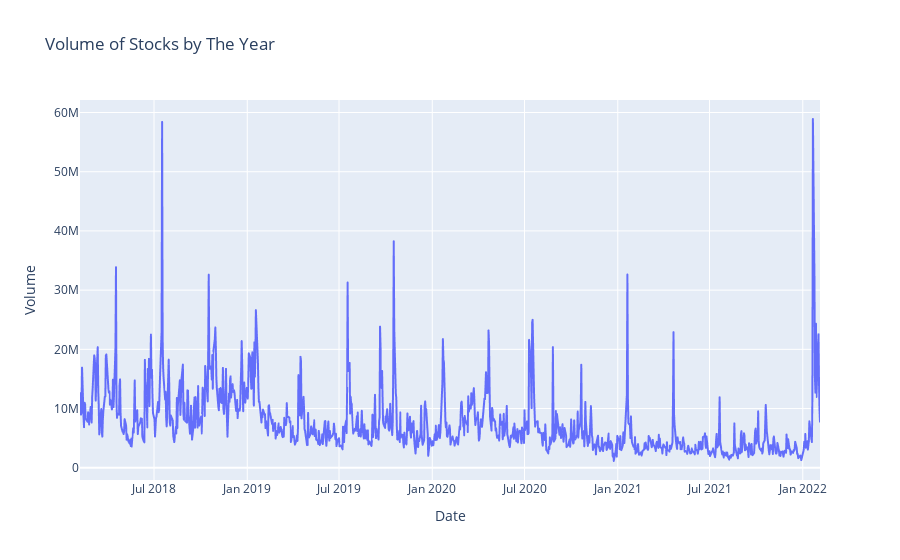

The notebook cell this image was saved under:
### Code cell
#cloning the upper data into diff visual library
fig=px.line(data_frame=NFLX,x=NFLX.index,y='Volume',title='Volume of Stocks by The Year')
fig.show()

### Figure 1 — Plotly figure (JSON) as saved in the notebook; plotly's stock layout.template omitted (floating-point values rounded to 4 significant figures; data arrays with more than 128 entries replaced by an {"elided": "..."} marker saying what was removed)
{"data": [{"hovertemplate": "Date=%{x}<br>Volume=%{y}<extra></extra>", "legendgroup": "", "line": {"color": "#636efa", "dash": "solid"}, "marker": {"symbol": "circle"}, "mode": "lines", "name": "", "showlegend": false, "type": "scattergl", "x": {"elided": "1009 str values"}, "xaxis": "x", "y": {"elided": "1009 int values"}, "yaxis": "y"}], "layout": {"legend": {"tracegroupgap": 0}, "title": {"text": "Volume of Stocks by The Year"}, "xaxis": {"anchor": "y", "domain": [0, 1], "title": {"text": "Date"}}, "yaxis": {"anchor": "x", "domain": [0, 1], "title": {"text": "Volume"}}}}
